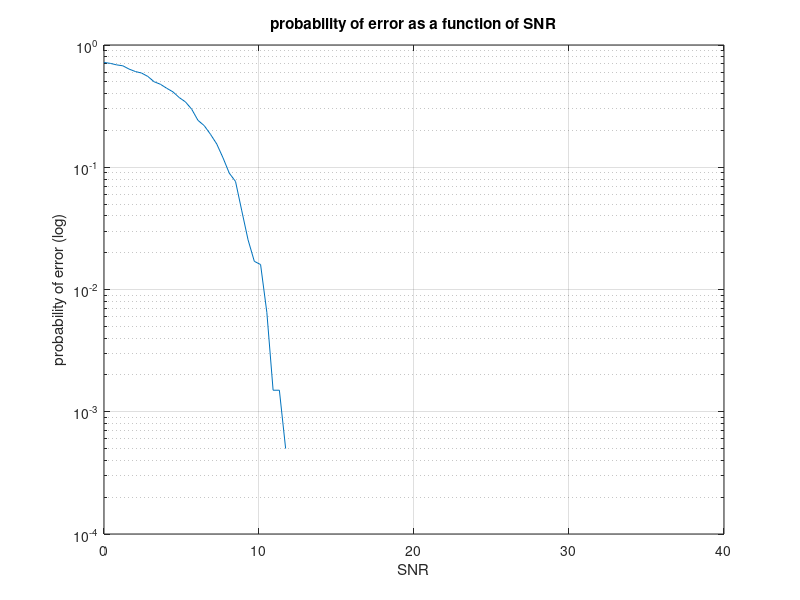

This figure's MATLAB source:
1;

function errorMatrix = fun(k)

  trials = 2000;

  % I don't have randsrc
  mapUniformToX =  @(x) 2*(ceil(x-0.5) - 0.5);
%  mapUniformToX = @(x) 2*(ceil(x-6/7) - 0.5);
  X = mapUniformToX(rand(4, trials));

  N = randn(4, trials);
  H = [1,4,1,3;1,1,2,2;1,0,0.01,0;1,0,1,1];
%  H = [1,0,0,0;0,0.7,0,0;0,0,0.25,0;0,0,0,0.1];
%  H = [1,0,0,0;0,0.5,0,0;1,0,0,0;0,0,0,1];

  i=1;
  while (i <= trials)
    Y(:,i) = H * X(:,i) + k * N(:,i);
    ++i;
  end

  CY = H * transpose(H) + k *eye(4);
%  XLMMSE = transpose(H) * inv(CY) * Y;
  XLMMSE = inv(H) * Y % sub optimal approximation

  signThatDoesNotResultInZero = @(x) sign(sign(x) - 0.1);
  Xdeciphered = signThatDoesNotResultInZero(XLMMSE);

  errorMatrix = 1/2 * abs(Xdeciphered - X); % 1 if error, 0 otherwise
endfunction

function num = errors(errorMatrix)
  len = length(errorMatrix);
  summ = 0;
  for i=1:len
    summ = summ + sign(norm(errorMatrix(:,i)));
  end
  num = summ / len;
endfunction

H = [1,4,1,3;1,1,2,2;1,0,0.01,0;1,0,1,1];
%H = [1,0,0,0;0,0.7,0,0;0,0,0.25,0;0,0,0,0.1];
%H = [1,0,0,0;0,0.5,0,0;1,0,0,0;0,0,0,1];
CY = H * transpose(H) + 1 *eye(4);
trials = 2000;

sigmaOneMistakeMatrix = fun(1);
mistakeCov = 1/trials * sigmaOneMistakeMatrix * transpose(sigmaOneMistakeMatrix);

analyticalMistakeCov = eye(4) - transpose(H) * inv(CY) * H;
analyticalSuboptimalMistakeCov = inv(H) * 1 * transpose(inv(H));

%differenceMatrix = analyticalMistakeCov - mistakeCov;

samples=100;

SNR = linspace(0.001,40,samples);
sigmaSquared = 10.^(-0.1 .* SNR);

j=1;
while (j <= samples)
  errorsMade(j) = errors(fun(sigmaSquared(j)));
  ++j;
end

figure(1);
semilogy(SNR, errorsMade);
title('probability of error as a function of SNR');
xlabel('SNR');
ylabel('probability of error (log)');
grid;
